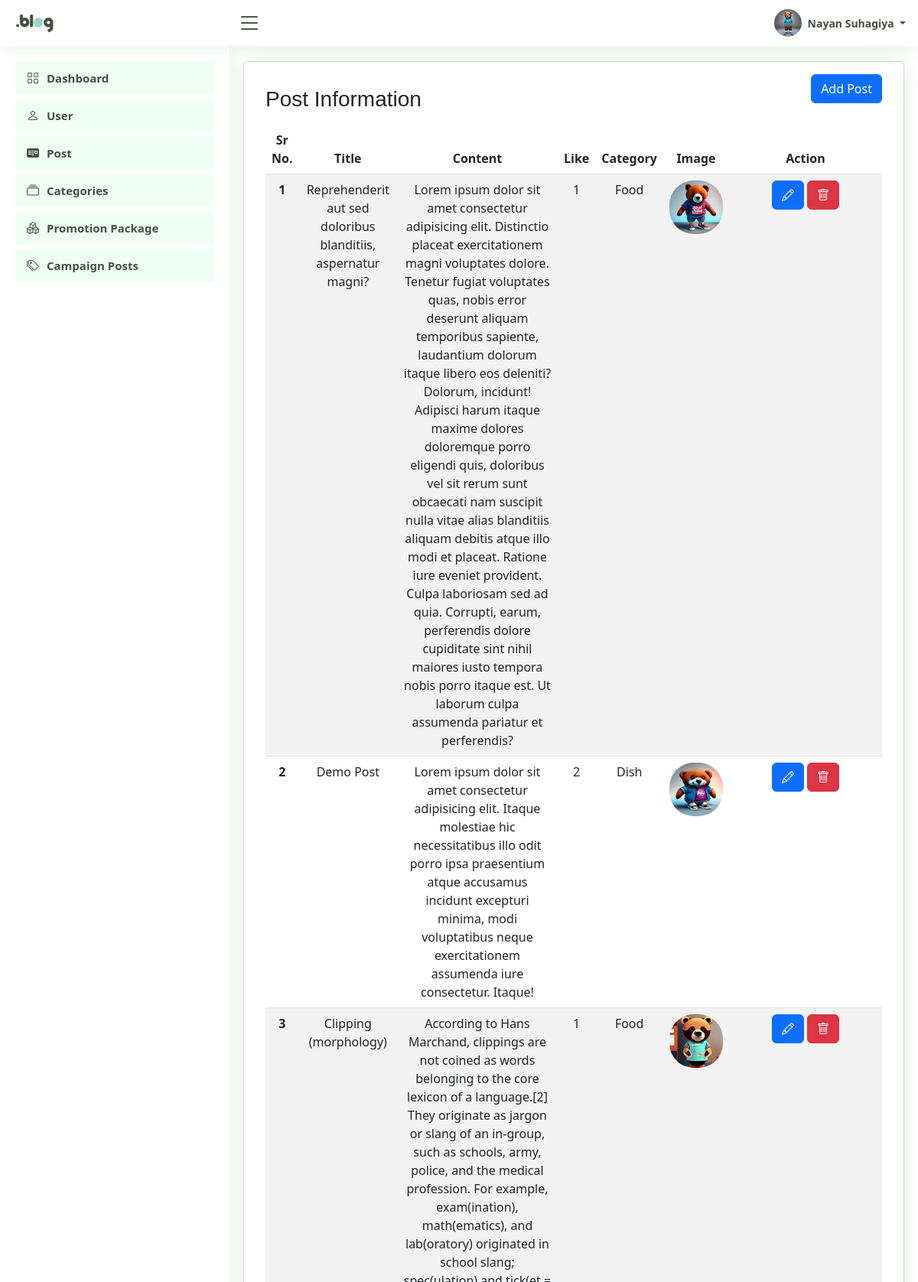
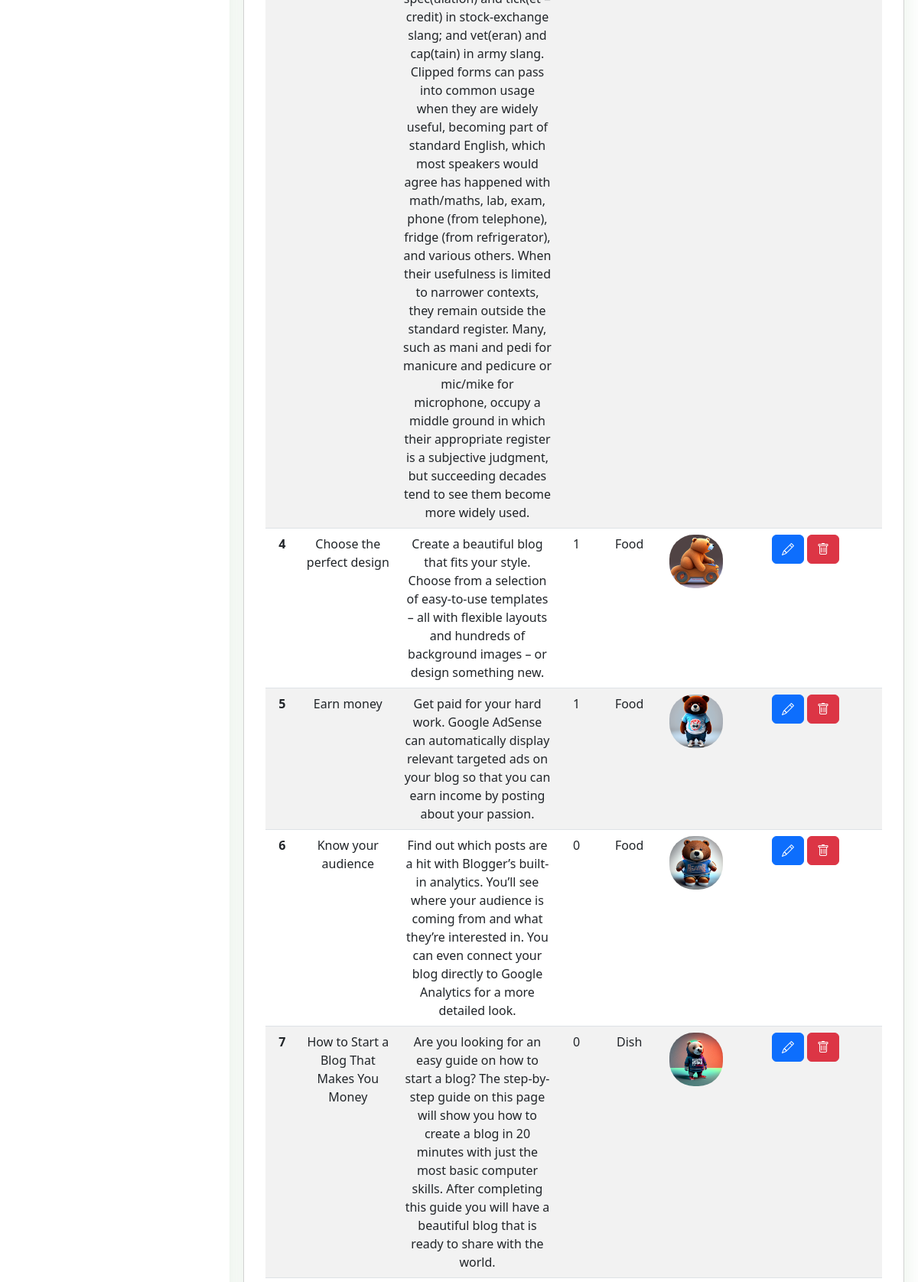
/admin/blog_post.php (signed in, upper part), run on the app's committed database (2 pictures, top to bottom).
### tables this page shows
CREATE TABLE `users` (
  `user_id` int(11) NOT NULL,
  `name` varchar(100) NOT NULL,
  `email` varchar(100) NOT NULL,
  `password` varchar(100) NOT NULL,
  `user_type` enum('client','admin') NOT NULL DEFAULT 'client',
  `image` varchar(100) DEFAULT NULL
);

CREATE TABLE `blog_posts` (
  `post_id` int(11) NOT NULL,
  `user_id` int(11) NOT NULL,
  `title` text NOT NULL,
  `content` text NOT NULL,
  `like_count` int(11) DEFAULT NULL,
  `comment_count` int(11) DEFAULT NULL,
  `image` text DEFAULT NULL,
  `category_id` int(11) NOT NULL,
  `created_at` datetime NOT NULL DEFAULT current_timestamp()
);

CREATE TABLE `categories` (
  `category_id` int(11) NOT NULL,
  `name` varchar(100) NOT NULL
);

### admin/blog_post.php (the view, shortened to what this page needs)
<?php
require_once("../connection.php");
include "./sidebar.php";
?>
<main id="main" class="main">
  <section class="section dashboard">
    <div class="row">
      <div class="card">
        <div class="card-body">
          <h3 class="my-3 float-start">Post Information</h3>
          <div class="btn btn-primary float-end" data-bs-toggle='modal' data-bs-target='#edit-category-modal'>Add Post
          </div>
          <table class="table table-striped text-center">
            <thead>
              <tr>
                <th scope="col">Sr No.</th>
                <th scope="col">Title</th>
                <th scope="col">Content</th>
                <th scope="col">Like</th>
                <th scope="col">Category</th>
                <th scope="col">Image</th>
                <th scope="col" style="width:200px">Action</th>
              </tr>
            </thead>
            <tbody>
              <?php
              $query = "SELECT * FROM blog_posts";
              $result = mysqli_query($conn, $query);
              $i = 1;
              while ($row = mysqli_fetch_assoc($result)) {
              ?>
                <tr>
                  <th scope='row'>
                    <?= $i ?>
                  </th>
                  <td>
                    <?= $row["title"] ?>
                  </td>
                  <td>
                    <?= $row["content"] ?>
                  </td>
                  <td>
                    <?= $row["like_count"] ?>
                  </td>
                  <td>
                    <?php
                    $category = "SELECT * FROM categories where category_id =  $row[category_id]";
                    $categoryData = mysqli_query($conn, $category);
                    $categoryName = mysqli_fetch_assoc($categoryData);
                    echo ($categoryName["name"]);
                    ?>
                  </td>
                  <td><img class="rounded-5" height="70px" width="70px" src="<?= "." . $row["image"] ?>" alt=""></td>
                  <td>
                    <form method="post" id='edit-form' class="m-0">
                      <button class='btn btn-primary' type="button" data-bs-toggle='modal' data-bs-target='#edit-category-modal<?= $i ?>'><i class='bi bi-pencil'></i></button>
                      <button class='btn btn-danger' type="submit" name="delete"><i class='bi bi-trash'></i></button>
                    </form>
                  </td>
                </tr>
              <?php
                $i++;
              }
              ?>
            </tbody>
          </table>
        </div>
      </div>
    </div>
  </section>
</main>

### admin/sidebar.php (shortened to what this page needs)
<!DOCTYPE html>
<html lang="en">
<head>
  <link href="../lib/css/style.css" rel="stylesheet">
  <link href="../lib/css/bootstrap.min.css" rel="stylesheet">
  <link href="../lib/css/bootstrap-icons/bootstrap-icons.css" rel="stylesheet">
</head>
<?php
include "../connection.php";
$user_id = $_SESSION["user_id"];
$query = "SELECT * FROM Users WHERE user_id='$user_id'";
$runquery = mysqli_query($conn, $query);
$row = mysqli_fetch_assoc($runquery);
$name = $row["name"];
$image = $row["image"];
?>
<body>
  <header id="header" class="header fixed-top d-flex align-items-center">
    <div class="d-flex align-items-center justify-content-between">
      <a href="index.html" class="logo d-flex align-items-center">
        <img src="../assets/site_logo.png" alt="">
      </a>
      <i class="bi bi-list toggle-sidebar-btn"></i>
    </div>
    <nav class="header-nav ms-auto">
      <ul class="d-flex align-items-center">
        <li class="nav-item dropdown pe-3">
          <a class="nav-link nav-profile d-flex align-items-center pe-0" href="#" data-bs-toggle="dropdown">
            <img src="<?= "." . $image ?>" alt="Profile" class="rounded-circle">
            <span class="d-none d-md-block dropdown-toggle ps-2">
              <?= $name ?>
            </span>
          </a>
        </li>
      </ul>
    </nav>
  </header>
  <aside id="sidebar" class="sidebar">
    <ul class="sidebar-nav" id="sidebar-nav">
      <li class="nav-item">
        <a class="nav-link " href="dashboard.php">
          <i class="bi bi-grid"></i>
          <span>Dashboard</span>
        </a>
      </li>
      <li class="nav-item">
        <a class="nav-link " href="userInfo.php">
          <i class="bi bi-person"></i>
          <span>User</span>
        </a>
      </li>
      <li class="nav-item">
        <a class="nav-link " href="blog_post.php">
          <i class="bi bi-postcard-fill"></i>
          <span>Post</span>
        </a>
      </li>
      <li class="nav-item">
        <a class="nav-link " href="category.php">
          <i class="bi bi-collection"></i>
          <span>Categories</span>
        </a>
      </li>
      <li class="nav-item">
        <a class="nav-link " href="promotion_package.php">
          <i class="bi bi-boxes"></i>
          <span>Promotion Package</span>
        </a>
      </li>
      <li class="nav-item">
        <a class="nav-link " href="campaign.php">
          <i class="bi bi-tags"></i>
          <span>Campaign Posts</span>
        </a>
      </li>
    </ul>
  </aside>
</body>
</html>

### data on the page
users: image (picture), name "Nayan Suhagiya"
blog_posts: title "Reprehenderit aut sed doloribus blanditiis, aspernatur magni?", content "Lorem ipsum dolor sit amet consectetur adipisicing elit. Distinctio placeat exercitationem magni voluptates dolore. Tenetur fugiat voluptates quas, nobis error deserunt aliquam temporibus sapiente, laudantium dolorum itaque libero eos deleniti? Dolorum, incidunt! Adipisci harum itaque maxime dolores doloremque porro eligendi quis, doloribus vel sit rerum sunt obcaecati nam suscipit nulla vitae alias blanditiis aliquam debitis atque illo modi et placeat. Ratione iure eveniet provident. Culpa laboriosam sed ad quia. Corrupti, earum, perferendis dolore cupiditate sint nihil maiores iusto tempora nobis porro itaque est. Ut laborum culpa assumenda pariatur et perferendis?", like_count "1", category.name "Food", image (picture)
blog_posts: title "Demo Post", content "Lorem ipsum dolor sit amet consectetur adipisicing elit. Itaque molestiae hic necessitatibus illo odit porro ipsa praesentium atque accusamus incidunt excepturi minima, modi voluptatibus neque exercitationem assumenda iure consectetur. Itaque!", like_count "2", category.name "Dish", image (picture)
blog_posts: title "Clipping (morphology)", content "According to Hans Marchand, clippings are not coined as words belonging to the core lexicon of a language.[2] They originate as jargon or slang of an in-group, such as schools, army, police, and the medical profession. For example, exam(ination), math(ematics), and lab(oratory) originated in school slang; spec(ulation) and tick(et = credit) in stock-exchange slang; and vet(eran) and cap(tain) in army slang. Clipped forms can pass into common usage when they are widely useful, becoming part of standard English, which most speakers would agree has happened with math/maths, lab, exam, phone (from telephone), fridge (from refrigerator), and various others. When their usefulness is limited to…", like_count "1", category.name "Food", image (picture)
blog_posts: title "Choose the perfect design", content "Create a beautiful blog that fits your style. Choose from a selection of easy-to-use templates – all with flexible layouts and hundreds of background images – or design something new.", like_count "1", category.name "Food", image (picture)
blog_posts: title "Earn money", content "Get paid for your hard work. Google AdSense can automatically display relevant targeted ads on your blog so that you can earn income by posting about your passion.", like_count "1", category.name "Food", image (picture)
blog_posts: title "Know your audience", content "Find out which posts are a hit with Blogger’s built-in analytics. You’ll see where your audience is coming from and what they’re interested in. You can even connect your blog directly to Google Analytics for a more detailed look.", like_count "0", category.name "Food", image (picture)
blog_posts: title "How to Start a Blog That Makes You Money", content "Are you looking for an easy guide on how to start a blog? The step-by-step guide on this page will show you how to create a blog in 20 minutes with just the most basic computer skills. After completing this guide you will have a beautiful blog that is ready to share with the world.", like_count "0", category.name "Dish", image (picture)
